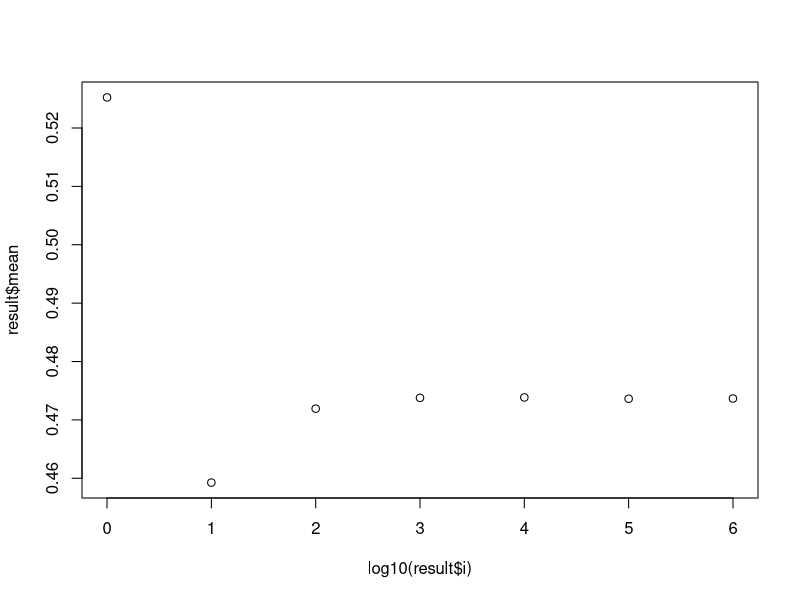
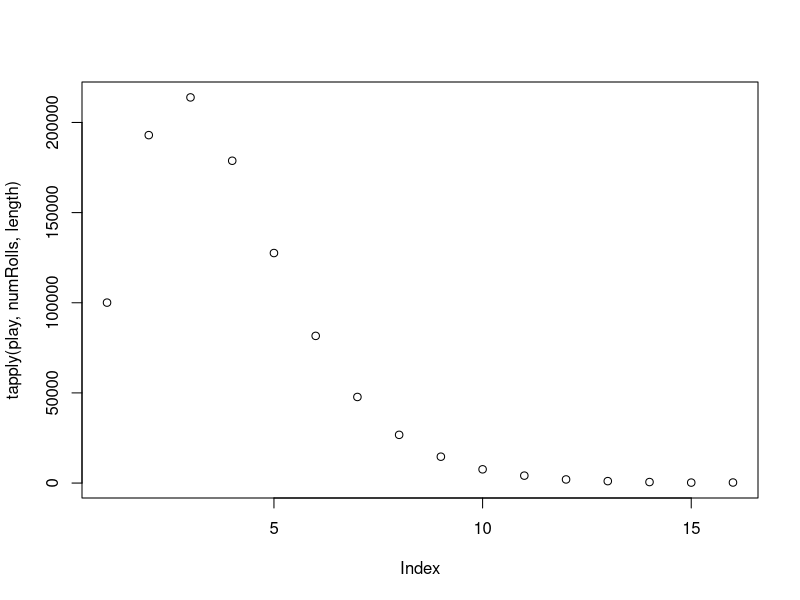
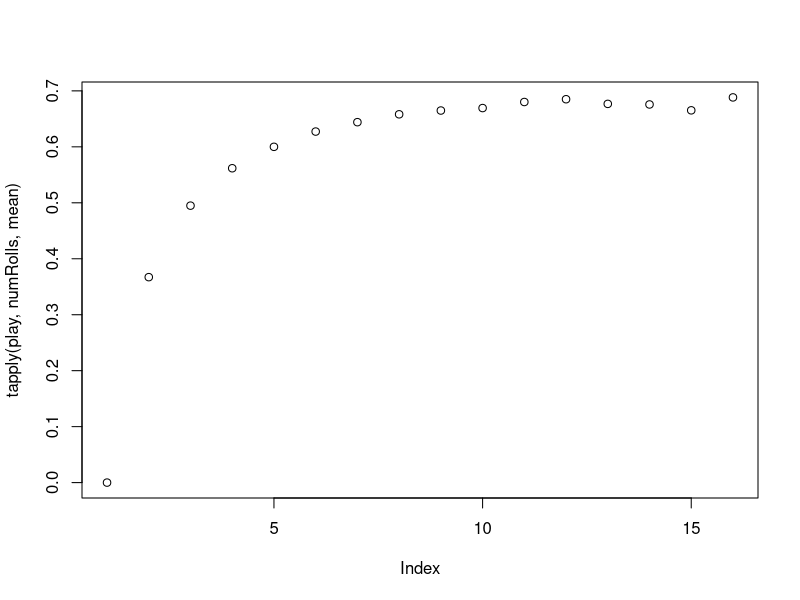

These figures' R source, in order:
## ---- chunk 1
knitr::opts_chunk$set(echo = TRUE)
set.seed(1)
## ---- chunk 2
magicDice <- function() sample(0:9, 1)
print(magicDice())
playAGame <- function(){
  currentNumber<-NULL
  previousRoll<-9
  while(T){
    roll <- magicDice()
    if (roll == 0){
      currentNumber<-as.numeric(paste0("0.",currentNumber))
      return(currentNumber)
    }
    else if (roll <= previousRoll){
      currentNumber<-paste0(currentNumber,as.character(roll))
      previousRoll<-roll
    }

  }
}
print(playAGame())
## ---- chunk 3
 n<-1000000
 play<-replicate(n, playAGame(), simplify=T)
 mean(play)
 median(play)
## ---- chunk 4
 N <- c(1,10,100,1000,10000,100000, 1000000)
result<-NULL
for (i in N){
  mean<-mean(replicate(100,mean(sample(play, i, T)),simplify=T))
  result<- rbind(result,cbind(i,mean))
}
result<-as.data.frame(result)
plot(log10(result$i), result$mean)
## ---- chunk 5
sigFig<-function(x) length(gregexpr("[[:digit:]]", as.character(x))[[1]])  #https://r.789695.n4.nabble.com/How-to-find-the-significant-digits-of-a-number-td964918.html
numRolls<- sapply(play, sigFig, simplify = T)

mean(numRolls)
median(numRolls)
numRolls<-as.factor(numRolls)
plot(tapply(play, numRolls, length))
## ---- chunk 6
tapply(play, numRolls, mean)
plot(tapply(play, numRolls, mean))
